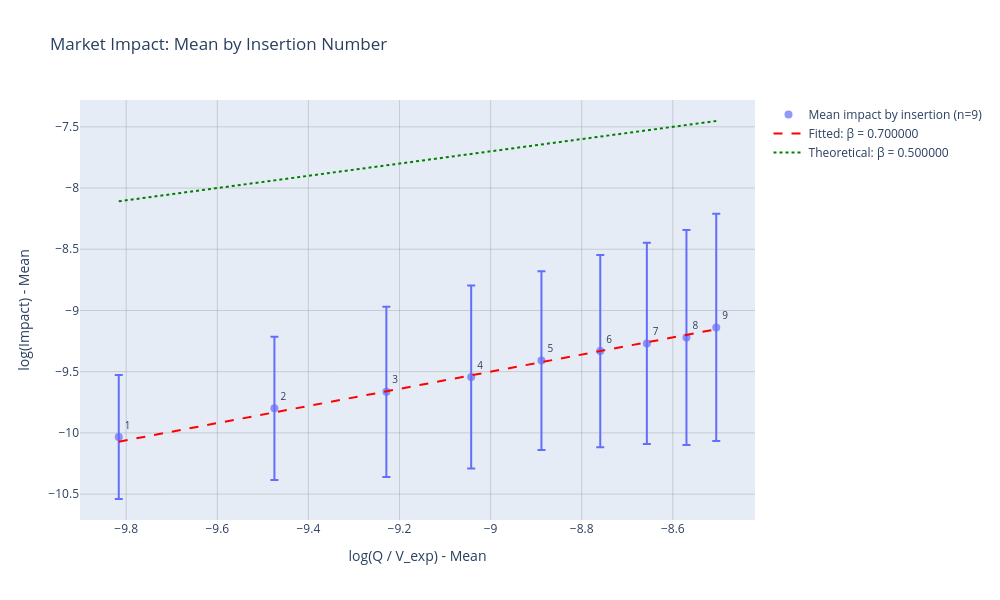

Notebook cell for this chart:
### Markdown cell above
# aggregated analysis

### Code cell
# Calculate mean and std for each insertion across all samples
insertion_stats = []

# First, let's check what columns are available in points_df
print("Available columns in points_df:", points_df.columns.tolist())

# Check if we have insertion_number column, if not, we'll need to create it or use a different approach
if 'insertion_number' not in points_df.columns:
    print("Warning: 'insertion_number' column not found in points_df")
    print("Using sample-based analysis instead...")
    
    # Group by sample_id and create insertion numbers based on order
    points_df_with_insertion = points_df.copy()
    points_df_with_insertion['insertion_number'] = points_df_with_insertion.groupby('sample_id').cumcount() + 1
    max_insertions = points_df_with_insertion['insertion_number'].max()
else:
    points_df_with_insertion = points_df
    max_insertions = points_df['insertion_number'].max()

# Show info about sample_id distribution
print("\nSample ID information:")
print(f"Total number of unique samples: {points_df_with_insertion['sample_id'].nunique()}")
print(f"Sample ID range: {points_df_with_insertion['sample_id'].min()} to {points_df_with_insertion['sample_id'].max()}")
print(f"Total data points: {len(points_df_with_insertion)}")

# Show sample distribution by insertion number
sample_counts = points_df_with_insertion.groupby('insertion_number')['sample_id'].nunique().reset_index()
sample_counts.columns = ['insertion_number', 'unique_samples']
print("\nSample distribution by insertion number:")
for _, row in sample_counts.iterrows():
    print(f"  Insertion {int(row['insertion_number'])}: {int(row['unique_samples'])} unique samples")

for insertion_num in range(1, max_insertions + 1):
    # Get data for this insertion number
    insertion_data = points_df_with_insertion[points_df_with_insertion['insertion_number'] == insertion_num]
    
    if len(insertion_data) > 0:
        x_values = insertion_data['x'].to_numpy()
        y_values = insertion_data['y'].to_numpy()
        sample_ids = insertion_data['sample_id'].to_numpy()
        
        # Filter out invalid points
        valid_mask = np.isfinite(x_values) & np.isfinite(y_values) & (x_values != 0)
        x_valid = x_values[valid_mask]
        y_valid = y_values[valid_mask]
        sample_ids_valid = sample_ids[valid_mask]
        
        if len(x_valid) > 0:
            x_mean = np.mean(x_valid)
            x_std = np.std(x_valid)
            y_mean = np.mean(y_valid)
            y_std = np.std(y_valid)
            
            insertion_stats.append({
                'insertion_number': insertion_num,
                'x_mean': x_mean,
                'x_std': x_std,
                'y_mean': y_mean,
                'y_std': y_std,
                'n_points': len(x_valid),
                'unique_samples': len(np.unique(sample_ids_valid)),
                'sample_ids': list(np.unique(sample_ids_valid))
            })

# Convert to DataFrame for easier handling
stats_df = pd.DataFrame(insertion_stats)

if len(stats_df) > 0:
    # Create the plotly figure
    fig = go.Figure()

    # Add scatter plot with error bars (only y-axis std)
    fig.add_trace(go.Scatter(
        x=stats_df['x_mean'],
        y=stats_df['y_mean'],
        error_y=dict(type='data', array=stats_df['y_std'], visible=True),
        mode='markers+text',
        text=[str(int(row['insertion_number'])) for _, row in stats_df.iterrows()],
        textposition='top right',
        textfont=dict(size=10),
        marker=dict(size=8, opacity=0.7),
        name=f'Mean impact by insertion (n={len(stats_df)})',
        hovertemplate='Insertion: %{text}<br>' +
                      'x_mean: %{x:.6f}<br>' +
                      'y_mean: %{y:.6f}<br>' +
                      '<extra></extra>'
    ))

    # Add fitted line if we have enough points
    if len(stats_df) >= 2:
        x_mean_valid = stats_df['x_mean'].to_numpy()
        y_mean_valid = stats_df['y_mean'].to_numpy()
        
        # Fit line to mean values
        beta_insertion = beta_fit(x_mean_valid, y_mean_valid, alpha_global, method=est_method)
        
        if np.isfinite(beta_insertion):
            x_range = np.linspace(x_mean_valid.min(), x_mean_valid.max(), 100)
            y_fitted = alpha_global + beta_insertion * x_range
            fig.add_trace(go.Scatter(
                x=x_range,
                y=y_fitted,
                mode='lines',
                line=dict(color='red', dash='dash', width=2),
                name=f'Fitted: β = {beta_insertion:.6f}',
                hovertemplate='Fitted line<br>' +
                              'x: %{x:.6f}<br>' +
                              'y: %{y:.6f}<br>' +
                              '<extra></extra>'
            ))

    # Add theoretical line
    beta_theory = 0.5
    x_range_theory = np.linspace(stats_df['x_mean'].min(), stats_df['x_mean'].max(), 100)
    y_theory = alpha_global + beta_theory * x_range_theory
    fig.add_trace(go.Scatter(
        x=x_range_theory,
        y=y_theory,
        mode='lines',
        line=dict(color='green', dash='dot', width=2),
        name=f'Theoretical: β = {beta_theory:.6f}',
        hovertemplate='Theoretical line<br>' +
                      'x: %{x:.6f}<br>' +
                      'y: %{y:.6f}<br>' +
                      '<extra></extra>'
    ))

    # Update layout
    fig.update_layout(
        title='Market Impact: Mean by Insertion Number',
        xaxis_title='log(Q / V_exp) - Mean',
        yaxis_title='log(Impact) - Mean',
        width=1000,
        height=600,
        showlegend=True,
        hovermode='closest'
    )

    # Add grid
    fig.update_xaxes(showgrid=True, gridwidth=1, gridcolor='rgba(128,128,128,0.3)')
    fig.update_yaxes(showgrid=True, gridwidth=1, gridcolor='rgba(128,128,128,0.3)')

    # Display the plot
    fig.show()

    # Print summary statistics
    print(f"\nSummary Statistics:")
    print(f"Number of insertions analyzed: {len(stats_df)}")
    print(f"Alpha (fixed intercept): {alpha_global:.6f}")
    if len(stats_df) >= 2 and 'beta_insertion' in locals() and np.isfinite(beta_insertion):
        print(f"Fitted Beta (insertion means): {beta_insertion:.6f}")
    print(f"Theoretical Beta: {beta_theory:.6f}")
    print(f"Maximum insertion number: {max_insertions}")
    
    # Print detailed insertion statistics with sample info
    print(f"\nDetailed insertion statistics:")
    for _, row in stats_df.iterrows():
        print(f"  Insertion {int(row['insertion_number'])}: {int(row['n_points'])} points from {int(row['unique_samples'])} unique samples")
        print(f"    Sample IDs: {sorted(row['sample_ids'])}")
        print(f"    x_mean: {row['x_mean']:.6f} ± {row['x_std']:.6f}")
        print(f"    y_mean: {row['y_mean']:.6f} ± {row['y_std']:.6f}")
else:
    print("No valid insertion data found for analysis")

### Figure 1 — Plotly figure (JSON) as saved in the notebook; plotly's stock layout.template omitted (floating-point values rounded to 4 significant figures)
{"data": [{"error_y": {"array": [0.5061, 0.585, 0.6949, 0.7476, 0.7303, 0.7853, 0.8223, 0.8784, 0.929], "type": "data", "visible": true}, "hovertemplate": "Insertion: %{text}<br>x_mean: %{x:.6f}<br>y_mean: %{y:.6f}<br><extra></extra>", "marker": {"opacity": 0.7, "size": 8}, "mode": "markers+text", "name": "Mean impact by insertion (n=9)", "text": ["1", "2", "3", "4", "5", "6", "7", "8", "9"], "textfont": {"size": 10}, "textposition": "top right", "type": "scatter", "x": [-9.816, -9.475, -9.229, -9.043, -8.888, -8.759, -8.657, -8.57, -8.505], "y": [-10.03, -9.799, -9.665, -9.544, -9.409, -9.332, -9.269, -9.22, -9.138]}, {"hovertemplate": "Fitted line<br>x: %{x:.6f}<br>y: %{y:.6f}<br><extra></extra>", "line": {"color": "red", "dash": "dash", "width": 2}, "mode": "lines", "name": "Fitted: β = 0.700000", "type": "scatter", "x": [-9.816, -9.803, -9.79, -9.777, -9.763, -9.75, -9.737, -9.724, -9.71, -9.697, -9.684, -9.671, -9.657, -9.644, -9.631, -9.618, -9.604, -9.591, -9.578, -9.565, -9.551, -9.538, -9.525, -9.512, -9.498, -9.485, -9.472, -9.459, -9.445, -9.432, -9.419, -9.406, -9.392, -9.379, -9.366, -9.353, -9.339, -9.326, -9.313, -9.3, -9.286, -9.273, -9.26, -9.247, -9.233, -9.22, -9.207, -9.194, -9.18, -9.167, -9.154, -9.141, -9.127, -9.114, -9.101, -9.088, -9.074, -9.061, -9.048, -9.035, -9.021, -9.008, -8.995, -8.982, -8.968, -8.955, -8.942, -8.929, -8.915, -8.902, -8.889, -8.876, -8.862, -8.849, -8.836, -8.823, -8.809, -8.796, -8.783, -8.77, -8.756, -8.743, -8.73, -8.717, -8.703, -8.69, -8.677, -8.664, -8.65, -8.637, -8.624, -8.611, -8.597, -8.584, -8.571, -8.558, -8.544, -8.531, -8.518, -8.505], "y": [-10.07, -10.06, -10.05, -10.04, -10.03, -10.03, -10.02, -10.01, -9.997, -9.988, -9.979, -9.97, -9.96, -9.951, -9.942, -9.932, -9.923, -9.914, -9.905, -9.895, -9.886, -9.877, -9.868, -9.858, -9.849, -9.84, -9.83, -9.821, -9.812, -9.803, -9.793, -9.784, -9.775, -9.766, -9.756, -9.747, -9.738, -9.728, -9.719, -9.71, -9.701, -9.691, -9.682, -9.673, -9.663, -9.654, -9.645, -9.636, -9.626, -9.617, -9.608, -9.599, -9.589, -9.58, -9.571, -9.561, -9.552, -9.543, -9.534, -9.524, -9.515, -9.506, -9.497, -9.487, -9.478, -9.469, -9.459, -9.45, -9.441, -9.432, -9.422, -9.413, -9.404, -9.395, -9.385, -9.376, -9.367, -9.357, -9.348, -9.339, -9.33, -9.32, -9.311, -9.302, -9.292, -9.283, -9.274, -9.265, -9.255, -9.246, -9.237, -9.228, -9.218, -9.209, -9.2, -9.19, -9.181, -9.172, -9.163, -9.153]}, {"hovertemplate": "Theoretical line<br>x: %{x:.6f}<br>y: %{y:.6f}<br><extra></extra>", "line": {"color": "green", "dash": "dot", "width": 2}, "mode": "lines", "name": "Theoretical: β = 0.500000", "type": "scatter", "x": [-9.816, -9.803, -9.79, -9.777, -9.763, -9.75, -9.737, -9.724, -9.71, -9.697, -9.684, -9.671, -9.657, -9.644, -9.631, -9.618, -9.604, -9.591, -9.578, -9.565, -9.551, -9.538, -9.525, -9.512, -9.498, -9.485, -9.472, -9.459, -9.445, -9.432, -9.419, -9.406, -9.392, -9.379, -9.366, -9.353, -9.339, -9.326, -9.313, -9.3, -9.286, -9.273, -9.26, -9.247, -9.233, -9.22, -9.207, -9.194, -9.18, -9.167, -9.154, -9.141, -9.127, -9.114, -9.101, -9.088, -9.074, -9.061, -9.048, -9.035, -9.021, -9.008, -8.995, -8.982, -8.968, -8.955, -8.942, -8.929, -8.915, -8.902, -8.889, -8.876, -8.862, -8.849, -8.836, -8.823, -8.809, -8.796, -8.783, -8.77, -8.756, -8.743, -8.73, -8.717, -8.703, -8.69, -8.677, -8.664, -8.65, -8.637, -8.624, -8.611, -8.597, -8.584, -8.571, -8.558, -8.544, -8.531, -8.518, -8.505], "y": [-8.108, -8.102, -8.095, -8.088, -8.082, -8.075, -8.069, -8.062, -8.055, -8.049, -8.042, -8.035, -8.029, -8.022, -8.016, -8.009, -8.002, -7.996, -7.989, -7.982, -7.976, -7.969, -7.963, -7.956, -7.949, -7.943, -7.936, -7.929, -7.923, -7.916, -7.91, -7.903, -7.896, -7.89, -7.883, -7.876, -7.87, -7.863, -7.857, -7.85, -7.843, -7.837, -7.83, -7.823, -7.817, -7.81, -7.804, -7.797, -7.79, -7.784, -7.777, -7.77, -7.764, -7.757, -7.751, -7.744, -7.737, -7.731, -7.724, -7.717, -7.711, -7.704, -7.698, -7.691, -7.684, -7.678, -7.671, -7.664, -7.658, -7.651, -7.645, -7.638, -7.631, -7.625, -7.618, -7.611, -7.605, -7.598, -7.592, -7.585, -7.578, -7.572, -7.565, -7.558, -7.552, -7.545, -7.539, -7.532, -7.525, -7.519, -7.512, -7.505, -7.499, -7.492, -7.486, -7.479, -7.472, -7.466, -7.459, -7.452]}], "layout": {"height": 600, "hovermode": "closest", "showlegend": true, "title": {"text": "Market Impact: Mean by Insertion Number"}, "width": 1000, "xaxis": {"gridcolor": "rgba(128,128,128,0.3)", "gridwidth": 1, "showgrid": true, "title": {"text": "log(Q / V_exp) - Mean"}}, "yaxis": {"gridcolor": "rgba(128,128,128,0.3)", "gridwidth": 1, "showgrid": true, "title": {"text": "log(Impact) - Mean"}}}}
